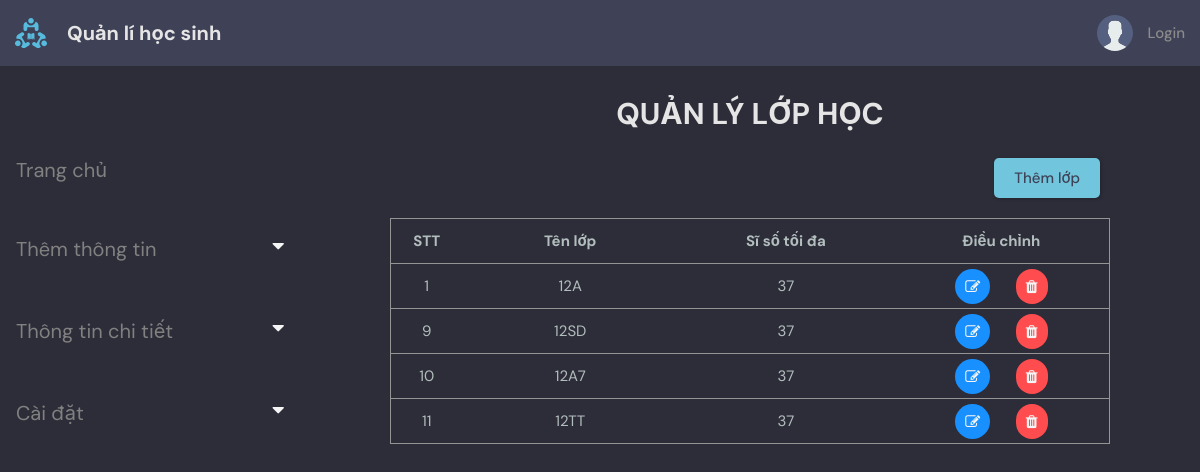
Screenshot of /class_setting/ with the database file from the repository.
### base/models.py (models this page shows, shortened)
class LOPHOC(models.Model):
    TENLOP = models.CharField(max_length=30, null=False)
    SISO = models.IntegerField(null=False, validators=[MinValueValidator(0), MaxValueValidator(1000)])
    NIENKHOA = models.ForeignKey(Age, null=True ,on_delete=models.SET_NULL)

### base/views.py (the view, shortened to what this page needs)
def class_setting(request):
    form = ClassForm()
    classInfo = LOPHOC.objects.all().values()
    context = {
        'form':form,
        'classInfo':classInfo,
        }
    return render(request, 'base/class_setting.html',context)

### base/models.py (called while the page is built)
    def __str__(self):
        return self.year

### base/templates/base/class_setting.html (shortened to what this page needs)
{% extends 'main.html' %}
{% block content %}
<main class="layout">
    <div class="container">
        {% include 'base/topics_component.html' %}
        <div class = "roomList">
            <h1 class="label">Quản lý lớp học</h3>
            <div>
                <div class="row">
                    <button class="btn btn-outline-primary col-lg-11 btn--main" onclick="addClassForm();">Thêm lớp</button>
                </div>
                <table id="table" class="table table-sm">
                    <tr>
                        <th style="width:10%">STT</th>
                        <th style="width:30%">Tên lớp</th>
                        <th style="width:30%">Sĩ số tối đa</th>
                        <th style="width:30%">Điều chỉnh</th>
                    </tr>
                    {% for x in classInfo %}
                    <tr>
                        <td>{{ x.id }}</td>
                        <td>{{ x.TENLOP }}</td>
                        <td>{{ x.SISO }}</td>
                        <td>
                            <a class="modifyBtn" href="{% url 'class_setting_update' x.id %}"><i class="fa fa-edit"> </i> </a>
                            <a class="deleteBtn" href="{% url 'class_setting_delete' x.id %}"><i class="fa fa-trash"> </i> </a>
                        </td>
                    </tr>
                    {% endfor %}
                </table>
            </div>
            <br>
        </div>
    </div>
</main>
{% endblock content %}

### templates/main.html (shortened to what this page needs)
<!DOCTYPE html>
{% load static %}
<html lang="en">
<head>
    <link rel="stylesheet" href="{% static 'styles/style.css' %}" />
    <link rel="stylesheet" href="https://cdnjs.cloudflare.com/ajax/libs/font-awesome/4.7.0/css/font-awesome.min.css">
</head>
<body>
    {% include 'navbar.html' %}
    {% block content %}
    {% endblock %}
</body>
</html>

### templates/navbar.html (shortened to what this page needs)
{% load static %}
<header class="header header--loggedIn">
    <div class="container">
        <a href="{% url 'home' %}" class="header__logo">
            <img src="{% static 'images/logo.svg' %}" />
            <h1>Quản lí học sinh</h1>
        </a>
        <nav class="header__menu">
            {% if request.user.is_authenticated %}
            <div class="header__user">
                <a href=" url 'update-user' ">
                    <div class="avatar avatar--medium active">
                        <img src="{{request.user.avatar.url}}" />
                    </div>
                    <p>{{request.user.username}} <span>@{{request.user.username}}</span></p>
                </a>
                <button class="dropdown-button">
                    <svg version="1.1" xmlns="http://www.w3.org/2000/svg" width="32" height="32" viewBox="0 0 32 32">
                        <title>chevron-down</title>
                        <path d="M16 21l-13-13h-3l16 16 16-16h-3l-13 13z"></path>
                    </svg>
                </button>
            </div>
            {% else %}
            <a href="{% url 'login' %}">
                <img src="{% static 'images/avatar.svg' %}" />
                <p>Login</p>
            </a>
            {% endif %}
        </nav>
    </div>
</header>

### base/templates/base/topics_component.html (shortened to what this page needs)
<div class="sidenav">
  <a href="{% url 'home' %}">Trang chủ</a>
  <button class="dropdown-btn">Thêm thông tin
    <i class="fa fa-caret-down"></i>
  </button>
  <button class="dropdown-btn">Thông tin chi tiết
    <i class="fa fa-caret-down"></i>
  </button>
  <button class="dropdown-btn">Cài đặt
    <i class="fa fa-caret-down"></i>
  </button>
</div>

### static/styles/style.css (style rules this page uses)
:root { --color-main: #71c6dd; --color-main-light: #e1f6fb; --color-dark: #3f4156; --color-dark-medium: #51546e; --color-dark-light: #696d97; --color-light: #e5e5e5; --color-gray: #8b8b8b; --color-light-gray: #b2bdbd; --color-bg: #2d2d39; --color-success: #5dd693; --color-error: #fc4b0b; }
* { font-family: "DM Sans", -apple-system, BlinkMacSystemFont, "Segoe UI", Roboto, Oxygen, Ubuntu, Cantarell, "Open Sans", "Helvetica Neue", sans-serif; margin: 0; padding: 0; box-sizing: border-box; text-rendering: optimizeLegibility; font-size: inherit; }
html { font-size: 56.25%; }
@media only screen and (min-width: 1200px) { html { font-size: 62.5%; } }
body { line-height: 1.6; font-weight: 400; font-size: 1.5rem; color: var(--color-light-gray); background-color: var(--color-bg); min-height: 100vh; }
img { width: 100%; }
a { display: inline-block; color: var(--color-main); text-decoration: none; }
.container { max-width: 120rem; width: 100%; margin: auto; }
.btn { background-color: transparent; border: none; display: inline-flex; align-items: center; gap: 1rem; cursor: pointer; transition: all ease-in-out 0.3s; padding: 1rem 2rem; border-radius: 5px; box-shadow: 1px 1px 3px 1px rgba(0, 0, 0, 0.15); font-weight: 500; }
.btn--main { background-color: var(--color-main); color: var(--color-dark); }
.header { padding: 1.5rem; background-color: var(--color-dark); }
.header > .container { display: flex; gap: 9.5rem; }
.header__logo, .header__user { display: flex; gap: 2rem; align-items: center; }
.header__logo > img { height: 3.2rem; width: 3.2rem; }
.header__logo > h1 { font-weight: 700; font-size: 2rem; color: var(--color-light); }
.header__menu { margin-left: auto; position: relative; }
.header__menu a { display: flex; gap: 1.5rem; align-items: center; font-weight: 500; text-decoration: none; color: var(--color-gray); }
.header__menu img { height: 3.6rem; }
.header__menu p { line-height: 1.2; }
.layout { margin-top: 2.4rem; }
.layout > .container { display: flex; justify-content: space-between; align-items: flex-start; }
table, td, th { border: 0px solid black; }
th,td { padding-top: 0px; padding-bottom: 0px; padding-left: 0px; padding-right: 0px; text-align: center; }

### base/templates/base/class_setting.html (style rules this page uses)
.table { border:1px solid rgb(148, 148, 148); width:100%; border-collapse: collapse; }
h1.label { font-weight: 700; font-size: 2em; color: var(--color-light); text-align: center; text-transform:uppercase; }
.roomList { width:60%; }
tr { height:45px; border-bottom:1px solid rgb(148, 148, 148); position: relative; }
th, td { text-align: center; }
.btn { margin: 10px; background-color: var(--color-main); color: var(--color-dark); }
.row { display: flex; justify-content: flex-end; margin: 10px 0px; }
.modifyBtn { background-color: #1890FF; margin: auto; padding: 10px; border-radius: 20px; border: none; margin-right: 10%; }
.deleteBtn { background-color: #FF4D4F; padding: 10px; border-radius: 20px; border: none; margin: auto; }
i { color: whitesmoke; font-size: 20px; }

### base/templates/base/topics_component.html (style rules this page uses)
.sidenav { height: 100%; width: 300px; z-index: 1; top: 0; left: 0; overflow-x: hidden; padding-top: 20px; line-height: 1; }
.sidenav a, .dropdown-btn { padding: 50px 8px 6px 16px; text-decoration: none; font-size: 20px; color: #818181; display: block; border: none; background: none; width: 100%; text-align: left; cursor: pointer; outline: none; }
.fa-caret-down { float: right; padding-right: 8px; }

### rows the page displays
LOPHOC: id "1", TENLOP "12A", SISO "37"
LOPHOC: id "9", TENLOP "12SD", SISO "37"
LOPHOC: id "10", TENLOP "12A7", SISO "37"
LOPHOC: id "11", TENLOP "12TT", SISO "37"
